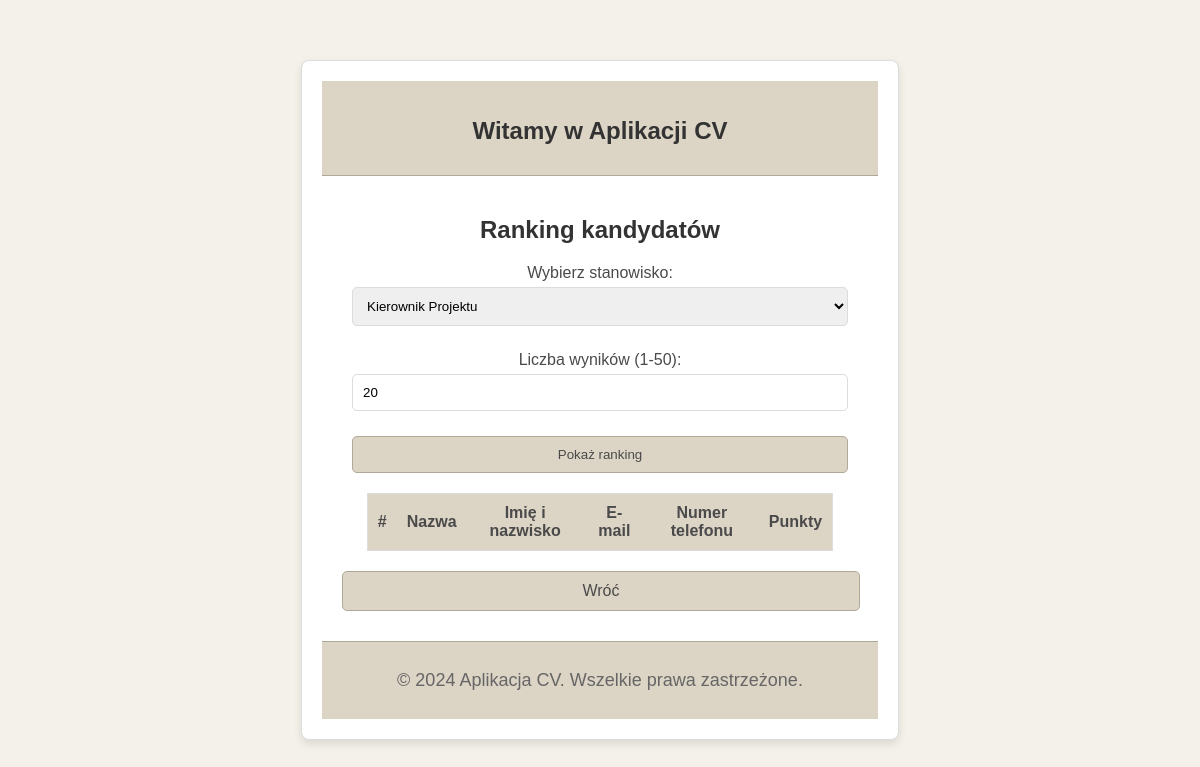
The page /ranking?position_id=7 on the database as committed earlier.
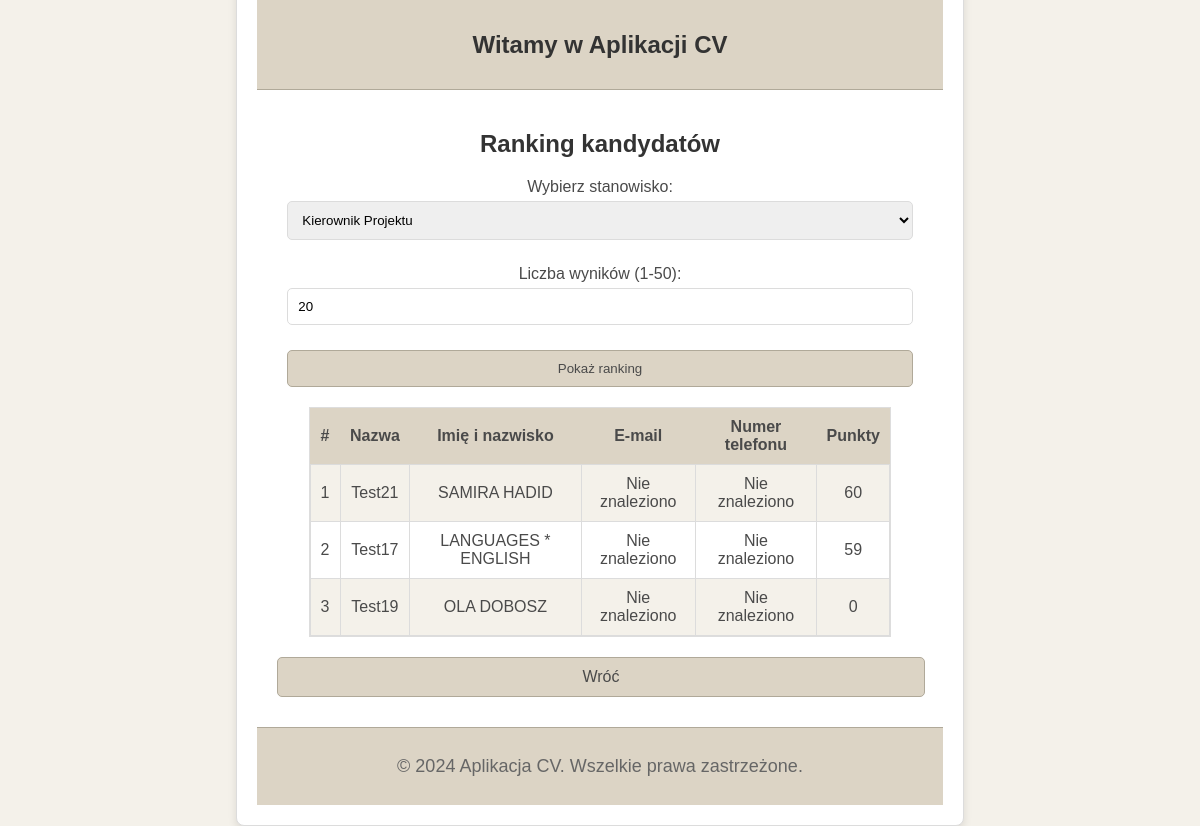
The same page on the database as committed later.
### models.py (models this page shows)
class Candidate(db.Model):
    id = db.Column(db.Integer, primary_key=True)
    name = db.Column(db.String(100), nullable=False)
    cv_text = db.Column(db.Text, nullable=False)
    position_id = db.Column(db.Integer, db.ForeignKey("position.id"), nullable=False)
    points = db.Column(db.Integer, default=0)
    first_words = db.Column(db.String(100), nullable=True)
    email_cv = db.Column(db.String(120), nullable=True)
    phone_number = db.Column(db.String(20), nullable=True)
    user_id = db.Column(db.Integer, db.ForeignKey('user.id'), nullable=False)
    user = db.relationship("User", back_populates="candidates")

### app.py (the view)
    @app.route("/ranking", methods=["GET", "POST"])
    def ranking():
        try:
            positions = Position.query.all()
            position_id = request.args.get("position_id", type=int) or positions[0].id
            limit = request.args.get("limit", default=20, type=int)
            limit = max(1, min(limit, 50))  # Upewnij się, że limit mieści się w przedziale 1-50
            position = Position.query.get_or_404(position_id)
            candidates = (
                Candidate.query.filter_by(position_id=position_id)
                .filter((Candidate.user_id == session.get("user_id")) | (Candidate.user_id.is_(None)))
                .filter(Candidate.points.isnot(None))
                .order_by(Candidate.points.desc())
                .limit(limit)
                .all()
                )
            candidates_with_index = list(enumerate(candidates, start=1))
            return render_template(
                "ranking.html",
                positions=positions,
                position=position,
                candidates_with_index=candidates_with_index,
                limit=limit,
            )
        except Exception as e:
            flash(f"Wystąpił błąd: {str(e)}")
            return redirect(url_for("home"))

### templates/ranking.html (shortened to what this page needs)
<!DOCTYPE html>
<html lang="pl">
<head>
    <link rel="stylesheet" href="../static/stylesPosition.css">
</head>
<body>
    <div class="center-container">
        <div class="content-box">
            {% extends "base.html" %}
            {% block content %}
            <h2>Ranking kandydatów</h2>
            <form method="get">
                <label for="position_id">Wybierz stanowisko:</label>
                <select id="position_id" name="position_id">
                    {% for pos in positions %}
                    <option value="{{ pos.id }}" {% if pos.id==position.id %}selected{% endif %}>
                        {{ pos.title }}
                    </option>
                    {% endfor %}
                </select>
                <label for="limit">Liczba wyników (1-50):</label>
                <input type="number" id="limit" name="limit" value="{{ limit }}" min="1" max="50">
                <button type="submit">Pokaż ranking</button>
            </form>
            <div class="table-container">
                <table>
                    <thead>
                        <tr>
                            <th>#</th>
                            <th>Nazwa</th>
                            <th>Imię i nazwisko</th>
                            <th>E-mail</th>
                            <th>Numer telefonu</th>
                            <th>Punkty</th>
                        </tr>
                    </thead>
                    <tbody>
                        {% for i, candidate in candidates_with_index %}
                        <tr>
                            <td>{{ i }}</td>
                            <td>{{ candidate.name }}</td>
                            <td>{{ candidate.first_words }}</td>
                            <td>{{ candidate.email_cv or "Nie znaleziono" }}</td>
                            <td>{{ candidate.phone_number or "Nie znaleziono" }}</td>
                            <td>{{ candidate.points }}</td>
                        </tr>
                        {% endfor %}
                    </tbody>
                </table>
            </div>
            <a href="{{ url_for('home') }}" class="action-button">Wróć</a>
            {% endblock %}

### templates/base.html (shortened to what this page needs)
<!DOCTYPE html>
<html lang="pl">
<head>
    <link rel="stylesheet" href="../static/stylesLogin.css">
</head>
<body>
    <header class="main-header">
        <h1>Witamy w Aplikacji CV</h1>
    </header>
    <main class="main-content">
        {% block content %}
        {% endblock %}
    </main>
    <footer class="main-footer">
        <p>&copy; 2024 Aplikacja CV. Wszelkie prawa zastrzeżone.</p>
    </footer>
</body>
</html>

### static/stylesPosition.css (style rules this page uses)
body { font-family: Arial, sans-serif; background-color: #f4f1ea; color: #4a4a4a; margin: 0; padding: 0; }
.center-container { display: flex; justify-content: center; align-items: center; min-height: 100vh; }
.content-box { background-color: #fff; border: 1px solid #dcdcdc; border-radius: 8px; box-shadow: 0 4px 8px rgba(0, 0, 0, 0.1); padding: 20px; max-width: 400px; text-align: center; }
h1, h2 { font-size: 24px; color: #333; margin-bottom: 20px; }
label { display: block; margin: 10px 0 5px; font-size: 16px; color: #4a4a4a; }
input[type='text'], input[type='number'], input[type='file'], select { width: calc(100% - 20px); padding: 10px; margin-bottom: 15px; border: 1px solid #dcdcdc; border-radius: 5px; box-sizing: border-box; }
button, .action-button { width: calc(100% - 20px); padding: 10px; background-color: #dcd4c5; color: #4a4a4a; border: 1px solid #b0a999; border-radius: 5px; cursor: pointer; transition: background-color 0.3s, color 0.3s; display: block; text-align: center; margin: 10px auto; text-decoration: none; }
.table-container { max-height: 500px; overflow-y: auto; border: 1px solid #ddd; margin: 20px auto; width: 90%; text-align: center; background-color: #fff; }
table { width: 100%; border-collapse: collapse; }
thead th { background-color: #dcd4c5; color: #4a4a4a; font-weight: bold; text-align: center; padding: 10px; }
tbody td { padding: 10px; text-align: center; font-size: 16px; border: 1px solid #dcdcdc; }
tbody tr:nth-child(odd) { background-color: #f4f1ea; }
tbody tr:nth-child(even) { background-color: #ffffff; }

### static/stylesLogin.css (style rules this page uses)
body { font-family: Arial, sans-serif; background-color: #f4f1ea; color: #4a4a4a; margin: 0; padding: 0; }
.center-container { display: flex; justify-content: center; align-items: center; height: 100vh; }
.content-box { background-color: #fff; border: 1px solid #dcdcdc; border-radius: 8px; box-shadow: 0 4px 8px rgba(0, 0, 0, 0.1); padding: 20px; max-width: 1600px; text-align: center; }
h1 { font-size: 24px; color: #333; margin-bottom: 10px; }
p { font-size: 18px; color: #666; }
label { display: block; margin: 10px 0 5px; font-size: 16px; color: #4a4a4a; }
button { width: calc(100% - 20px); padding: 10px; background-color: #dcd4c5; color: #4a4a4a; border: 1px solid #b0a999; border-radius: 5px; cursor: pointer; transition: background-color 0.3s, color 0.3s; }
a { color: #4a90e2; text-decoration: none; transition: color 0.3s; }
.main-header { background-color: #dcd4c5; color: #333; padding: 20px; text-align: center; border-bottom: 1px solid #b0a999; }
.main-content { padding: 20px; text-align: center; }
.main-footer { background-color: #dcd4c5; color: #333; padding: 10px; text-align: center; border-top: 1px solid #b0a999; }

Rows that differ between the two databases and show on the page:
added Candidate: i "1", name "Test21", first_words "SAMIRA HADID", email_cv "Nie znaleziono", phone_number "Nie znaleziono", points "60"
added Candidate: i "2", name "Test17", first_words "LANGUAGES * ENGLISH", email_cv "Nie znaleziono", phone_number "Nie znaleziono", points "59"
added Candidate: i "3", name "Test19", first_words "OLA DOBOSZ", email_cv "Nie znaleziono", phone_number "Nie znaleziono", points "0"
